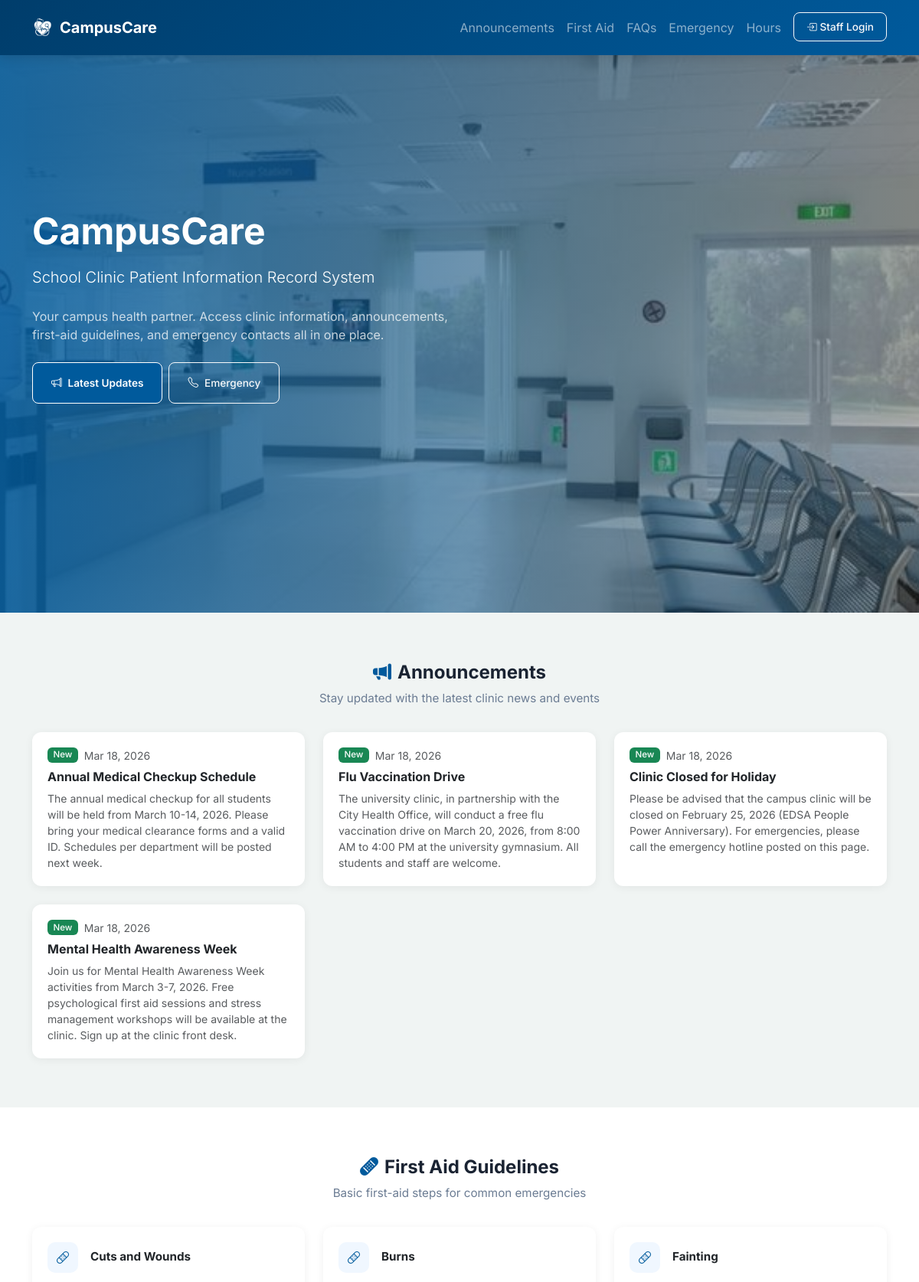
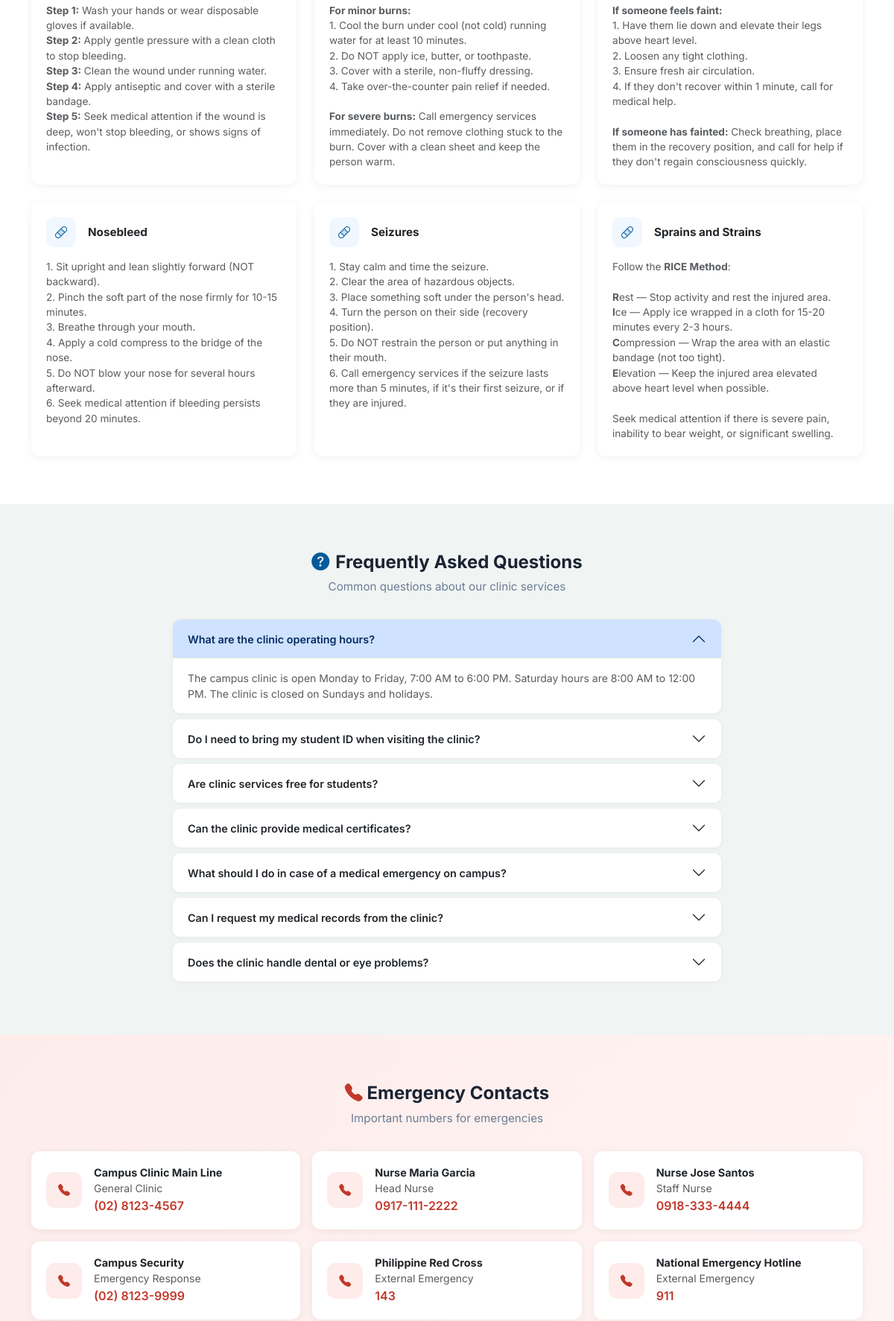
The page / (upper part) on the database its author committed (2 pictures, top to bottom).
### tables this page shows
CREATE TABLE IF NOT EXISTS `announcements` (
  `id` INT(11) NOT NULL AUTO_INCREMENT,
  `title` VARCHAR(200) NOT NULL,
  `content` TEXT NOT NULL,
  `posted_by` INT(11) DEFAULT NULL,
  `status` ENUM('published','draft') NOT NULL DEFAULT 'published',
  `created_at` DATETIME NOT NULL DEFAULT CURRENT_TIMESTAMP,
  `updated_at` DATETIME NOT NULL DEFAULT CURRENT_TIMESTAMP ON UPDATE CURRENT_TIMESTAMP,
  PRIMARY KEY (`id`),
  KEY `fk_announcement_user` (`posted_by`),
  CONSTRAINT `fk_announcement_user` FOREIGN KEY (`posted_by`) REFERENCES `users`(`id`) ON DELETE SET NULL
);

CREATE TABLE IF NOT EXISTS `first_aid_guidelines` (
  `id` INT(11) NOT NULL AUTO_INCREMENT,
  `title` VARCHAR(200) NOT NULL,
  `content` TEXT NOT NULL,
  `sort_order` INT(11) NOT NULL DEFAULT 0,
  `status` ENUM('active','inactive') NOT NULL DEFAULT 'active',
  `created_at` DATETIME NOT NULL DEFAULT CURRENT_TIMESTAMP,
  `updated_at` DATETIME NOT NULL DEFAULT CURRENT_TIMESTAMP ON UPDATE CURRENT_TIMESTAMP,
  PRIMARY KEY (`id`)
);

CREATE TABLE IF NOT EXISTS `faqs` (
  `id` INT(11) NOT NULL AUTO_INCREMENT,
  `question` VARCHAR(500) NOT NULL,
  `answer` TEXT NOT NULL,
  `sort_order` INT(11) NOT NULL DEFAULT 0,
  `status` ENUM('active','inactive') NOT NULL DEFAULT 'active',
  `created_at` DATETIME NOT NULL DEFAULT CURRENT_TIMESTAMP,
  `updated_at` DATETIME NOT NULL DEFAULT CURRENT_TIMESTAMP ON UPDATE CURRENT_TIMESTAMP,
  PRIMARY KEY (`id`)
);

CREATE TABLE IF NOT EXISTS `clinic_emergency_contacts` (
  `id` INT(11) NOT NULL AUTO_INCREMENT,
  `name` VARCHAR(150) NOT NULL,
  `role` VARCHAR(100) DEFAULT NULL,
  `phone_number` VARCHAR(20) NOT NULL,
  `email` VARCHAR(150) DEFAULT NULL,
  `sort_order` INT(11) NOT NULL DEFAULT 0,
  `status` ENUM('active','inactive') NOT NULL DEFAULT 'active',
  `created_at` DATETIME NOT NULL DEFAULT CURRENT_TIMESTAMP,
  PRIMARY KEY (`id`)
);

### config/database.php (called while the page is built, shortened)
<?php
class Database
{
    private static $instance = null;
    private $pdo;
    private function __construct()
    {
        try {
            $dsn = "mysql:host=" . DB_HOST . ";dbname=" . DB_NAME . ";charset=" . DB_CHARSET;
            $options = [
                PDO::ATTR_ERRMODE => PDO::ERRMODE_EXCEPTION,
                PDO::ATTR_DEFAULT_FETCH_MODE => PDO::FETCH_ASSOC,
                PDO::ATTR_EMULATE_PREPARES => false,
            ];
            $this->pdo = new PDO($dsn, DB_USER, DB_PASS, $options);
        }
        catch (PDOException $e) {
            die("Database connection failed: " . $e->getMessage());
        }
    }
    public static function getInstance()
    {
        if (self::$instance === null) {
            self::$instance = new self();
        }
        return self::$instance;
    }
    public function query($sql, $params = [])
    {
        $stmt = $this->pdo->prepare($sql);
        $stmt->execute($params);
        return $stmt;
    }
    public function fetchAll($sql, $params = [])
    {
        return $this->query($sql, $params)->fetchAll();
    }
}

### includes/functions.php (called while the page is built, shortened)
<?php
function e($string)
{
    return htmlspecialchars($string ?? '', ENT_QUOTES, 'UTF-8');
}
function formatDate($date, $format = 'M d, Y')
{
    return date($format, strtotime($date));
}

### index.php (the view, shortened to what this page needs)
<?php
require_once __DIR__ . '/config/database.php';
require_once __DIR__ . '/includes/functions.php';
$db = Database::getInstance();
$announcements = $db->fetchAll("SELECT * FROM announcements WHERE status = 'published' ORDER BY created_at DESC LIMIT 6");
$faqs = $db->fetchAll("SELECT * FROM faqs WHERE status = 'active' ORDER BY sort_order ASC");
$firstAidGuidelines = $db->fetchAll("SELECT * FROM first_aid_guidelines WHERE status = 'active' ORDER BY sort_order ASC");
$emergencyContacts = $db->fetchAll("SELECT * FROM clinic_emergency_contacts WHERE status = 'active' ORDER BY sort_order ASC");
?>
<!DOCTYPE html>
<html lang="en">
<head>
    <link rel="stylesheet" href="<?php echo BASE_URL; ?>/node_modules/bootstrap/dist/css/bootstrap.min.css">
    <link rel="stylesheet" href="<?php echo BASE_URL; ?>/node_modules/bootstrap-icons/font/bootstrap-icons.css">
    <link rel="stylesheet" href="<?php echo BASE_URL; ?>/css/style.css">
</head>
<body>
    <nav class="navbar navbar-expand-lg navbar-dark public-navbar fixed-top" style="box-shadow: 0 2px 15px rgba(0,0,0,0.15);">
        <div class="container">
            <a class="navbar-brand d-flex align-items-center fw-bold" href="#">
                <img src="<?php echo BASE_URL; ?>/assets/logo-main-w.png" alt="<?php echo APP_NAME; ?>" style="width:28px;height:28px;object-fit:contain;" class="me-2"><?php echo APP_NAME; ?>
            </a>
            <div class="collapse navbar-collapse" id="publicNav">
                <ul class="navbar-nav ms-auto">
                    <li class="nav-item"><a class="nav-link" href="#announcements">Announcements</a></li>
                    <li class="nav-item"><a class="nav-link" href="#firstaid">First Aid</a></li>
                    <li class="nav-item"><a class="nav-link" href="#faqs">FAQs</a></li>
                    <li class="nav-item"><a class="nav-link" href="#emergency">Emergency</a></li>
                    <li class="nav-item"><a class="nav-link" href="#hours">Hours</a></li>
                    <li class="nav-item ms-lg-2">
                        <a class="btn btn-outline-light btn-sm px-3" href="<?php echo BASE_URL; ?>/login.php">
                            <i class="bi bi-box-arrow-in-right me-1"></i>Staff Login
                        </a>
                    </li>
                </ul>
            </div>
        </div>
    </nav>
    <section class="public-hero p-0 position-relative overflow-hidden" style="min-height: 100vh;">
        <div id="heroBgCarousel" class="carousel slide carousel-fade position-absolute w-100 h-100" data-bs-ride="carousel" data-bs-interval="3000" style="z-index: 1;">
            <div class="carousel-inner h-100">
                <div class="carousel-item active h-100">
                    <div class="carousel-img-overlay" style="background-image: url('assets/clinic1.jpg');"></div>
                </div>
            </div>
        </div>
        <div class="container position-relative d-flex align-items-center" style="z-index: 2; min-height: 100vh;">
            <div class="row">
                <div class="col-lg-7 text-white">
                    <h1 class="display-5 fw-bold mb-3 animate-fade-in"><?php echo APP_NAME; ?></h1>
                    <p class="lead mb-4 opacity-100 animate-fade-in animate-delay-1"><?php echo APP_TAGLINE; ?></p>
                    <p class="mb-4 opacity-75 animate-fade-in animate-delay-2">
                        Your campus health partner. Access clinic information, announcements, first-aid guidelines, and emergency contacts all in one place.
                    </p>
                    <div class="animate-fade-in animate-delay-3 d-flex flex-column flex-md-row gap-2">
                        <a href="#announcements" class="btn btn-primary btn-md px-4 py-3 fw-semibold border-white d-flex align-items-center justify-content-center">
                            <i class="bi bi-megaphone me-2"></i>Latest Updates
                        </a>
                        <a href="#emergency" class="btn btn-outline-light btn-md px-4 py-3 d-flex align-items-center justify-content-center">
                            <i class="bi bi-telephone me-2"></i>Emergency
                        </a>
                    </div>
                </div>
            </div>
        </div>
    </section>
    <section class="public-section" id="announcements">
        <div class="container">
            <div class="text-center mb-4">
                <h2 class="section-title"><i class="bi bi-megaphone-fill text-primary-cc me-2"></i>Announcements</h2>
                <p class="section-subtitle">Stay updated with the latest clinic news and events</p>
            </div>
            <?php if (empty($announcements)): ?>
            <div class="empty-state"><i class="bi bi-megaphone"></i><p>No announcements at this time.</p></div>
            <?php
else: ?>
            <div class="row g-4">
                <?php foreach ($announcements as $ann): ?>
                <div class="col-md-6 col-lg-4">
                    <div class="public-card card h-100">
                        <div class="card-body">
                            <div class="d-flex align-items-center mb-2">
                                <span class="badge bg-success me-2">New</span>
                                <small class="text-muted"><?php echo formatDate($ann['created_at']); ?></small>
                            </div>
                            <h5 class="card-title fw-bold mb-2" style="font-size: 1rem;"><?php echo e($ann['title']); ?></h5>
                            <p class="card-text text-muted" style="font-size: 0.875rem;"><?php echo e($ann['content']); ?></p>
                        </div>
                    </div>
                </div>
                <?php
    endforeach; ?>
            </div>
            <?php
endif; ?>
        </div>
    </section>
    <section class="public-section" id="firstaid">
        <div class="container">
            <div class="text-center mb-4">
                <h2 class="section-title"><i class="bi bi-bandaid-fill text-primary-cc me-2"></i>First Aid Guidelines</h2>
                <p class="section-subtitle">Basic first-aid steps for common emergencies</p>
            </div>
            <?php if (empty($firstAidGuidelines)): ?>
            <div class="empty-state"><i class="bi bi-bandaid"></i><p>No guidelines available.</p></div>
            <?php
else: ?>
            <div class="row g-4">
                <?php foreach ($firstAidGuidelines as $guide): ?>
                <div class="col-md-6 col-lg-4">
                    <div class="public-card card h-100">
                        <div class="card-body">
                            <div class="d-flex align-items-center mb-3">
                                <div style="width:40px;height:40px;border-radius:10px;background:var(--cc-primary-bg);display:flex;align-items:center;justify-content:center;" class="me-3">
                                    <i class="bi bi-bandaid text-primary-cc"></i>
                                </div>
                                <h5 class="card-title fw-bold mb-0" style="font-size: 0.95rem;"><?php echo e($guide['title']); ?></h5>
                            </div>
                            <div class="text-muted" style="font-size: 0.85rem;"><?php echo $guide['content']; ?></div>
                        </div>
                    </div>
                </div>
                <?php
    endforeach; ?>
            </div>
            <?php
endif; ?>
        </div>
    </section>
    <section class="public-section" id="faqs">
        <div class="container">
            <div class="text-center mb-4">
                <h2 class="section-title"><i class="bi bi-question-circle-fill text-primary-cc me-2"></i>Frequently Asked Questions</h2>
                <p class="section-subtitle">Common questions about our clinic services</p>
            </div>
            <?php if (empty($faqs)): ?>
            <div class="empty-state"><i class="bi bi-question-circle"></i><p>No FAQs available.</p></div>
            <?php
else: ?>
            <div class="row justify-content-center">
                <div class="col-lg-8">
                    <div class="accordion" id="faqAccordion">
                        <?php foreach ($faqs as $i => $faq): ?>
                        <div class="accordion-item border-0 mb-2" style="border-radius: 10px; overflow: hidden; box-shadow: 0 1px 6px rgba(0,0,0,0.05);">
                            <h2 class="accordion-header">
                                <button class="accordion-button <?php echo $i > 0 ? 'collapsed' : ''; ?> fw-semibold" type="button"
                                        data-bs-toggle="collapse" data-bs-target="#faq<?php echo $faq['id']; ?>" style="font-size: 0.9rem;">
                                    <?php echo e($faq['question']); ?>
                                </button>
                            </h2>
                            <div id="faq<?php echo $faq['id']; ?>" class="accordion-collapse collapse <?php echo $i === 0 ? 'show' : ''; ?>" data-bs-parent="#faqAccordion">
                                <div class="accordion-body text-muted" style="font-size: 0.875rem;">
                                    <?php echo e($faq['answer']); ?>
                                </div>
                            </div>
                        </div>
                        <?php
    endforeach; ?>
                    </div>
                </div>
            </div>
            <?php
endif; ?>
        </div>
    </section>
    <section class="public-section" id="emergency" style="background: linear-gradient(135deg, #fdecea, #fff5f5);">
        <div class="container">
            <div class="text-center mb-4">
                <h2 class="section-title"><i class="bi bi-telephone-fill" style="color: var(--cc-danger);"></i> Emergency Contacts</h2>
                <p class="section-subtitle">Important numbers for emergencies</p>
            </div>
            <?php if (empty($emergencyContacts)): ?>
            <div class="empty-state"><i class="bi bi-telephone"></i><p>No emergency contacts listed.</p></div>
            <?php
else: ?>
            <div class="row g-3 justify-content-center">
                <?php foreach ($emergencyContacts as $contact): ?>
                <div class="col-md-6 col-lg-4">
                    <div class="card border-0 h-100" style="border-radius: 12px;">
                        <div class="card-body d-flex align-items-center">
                            <div style="width:48px;height:48px;border-radius:12px;background:var(--cc-danger-bg);display:flex;align-items:center;justify-content:center;flex-shrink:0;" class="me-3">
                                <i class="bi bi-telephone-fill" style="color: var(--cc-danger);"></i>
                            </div>
                            <div>
                                <h6 class="fw-bold mb-0" style="font-size: 0.9rem;"><?php echo e($contact['name']); ?></h6>
                                <?php if ($contact['role']): ?>
                                <small class="text-muted"><?php echo e($contact['role']); ?></small><br>
                                <?php
        endif; ?>
                                <a href="tel:<?php echo e($contact['phone_number']); ?>" class="fw-semibold" style="color: var(--cc-danger);">
                                    <?php echo e($contact['phone_number']); ?>
                                </a>
                            </div>
                        </div>
                    </div>
                </div>
                <?php
    endforeach; ?>
            </div>
            <?php
endif; ?>
        </div>
    </section>
</body>
</html>

### rows shown on the page
announcements: created_at "Mar 18, 2026", title "Annual Medical Checkup Schedule", content "The annual medical checkup for all students will be held from March 10-14, 2026. Please bring your medical clearance forms and a valid ID. Schedules per department will be posted next week."
announcements: created_at "Mar 18, 2026", title "Flu Vaccination Drive", content "The university clinic, in partnership with the City Health Office, will conduct a free flu vaccination drive on March 20, 2026, from 8:00 AM to 4:00 PM at the university gymnasium. All students and staff are welcome."
announcements: created_at "Mar 18, 2026", title "Clinic Closed for Holiday", content "Please be advised that the campus clinic will be closed on February 25, 2026 (EDSA People Power Anniversary). For emergencies, please call the emergency hotline posted on this page."
announcements: created_at "Mar 18, 2026", title "Mental Health Awareness Week", content "Join us for Mental Health Awareness Week activities from March 3-7, 2026. Free psychological first aid sessions and stress management workshops will be available at the clinic. Sign up at the clinic front desk."
first_aid_guidelines: title "Cuts and Wounds", content "Step 1: Wash your hands or wear disposable gloves if available. Step 2: Apply gentle pressure with a clean cloth to stop bleeding. Step 3: Clean the wound under running water. Step 4: Apply antiseptic and cover with a sterile bandage. Step 5: Seek medical attention if the wound is deep, won't stop bleeding, or shows signs of infection."
first_aid_guidelines: title "Burns", content "For minor burns: 1. Cool the burn under cool (not cold) running water for at least 10 minutes. 2. Do NOT apply ice, butter, or toothpaste. 3. Cover with a sterile, non-fluffy dressing. 4. Take over-the-counter pain relief if needed. For severe burns: Call emergency services immediately. Do not remove clothing stuck to the burn. Cover with a clean sheet and keep the person warm."
first_aid_guidelines: title "Fainting", content "If someone feels faint: 1. Have them lie down and elevate their legs above heart level. 2. Loosen any tight clothing. 3. Ensure fresh air circulation. 4. If they don't recover within 1 minute, call for medical help. If someone has fainted: Check breathing, place them in the recovery position, and call for help if they don't regain consciousness quickly."
first_aid_guidelines: title "Nosebleed", content "1. Sit upright and lean slightly forward (NOT backward). 2. Pinch the soft part of the nose firmly for 10-15 minutes. 3. Breathe through your mouth. 4. Apply a cold compress to the bridge of the nose. 5. Do NOT blow your nose for several hours afterward. 6. Seek medical attention if bleeding persists beyond 20 minutes."
first_aid_guidelines: title "Seizures", content "1. Stay calm and time the seizure. 2. Clear the area of hazardous objects. 3. Place something soft under the person's head. 4. Turn the person on their side (recovery position). 5. Do NOT restrain the person or put anything in their mouth. 6. Call emergency services if the seizure lasts more than 5 minutes, if it's their first seizure, or if they are injured."
first_aid_guidelines: title "Sprains and Strains", content "Follow the RICE Method : R est — Stop activity and rest the injured area. I ce — Apply ice wrapped in a cloth for 15-20 minutes every 2-3 hours. C ompression — Wrap the area with an elastic bandage (not too tight). E levation — Keep the injured area elevated above heart level when possible. Seek medical attention if there is severe pain, inability to bear weight, or significant swelling."
faqs: question "What are the clinic operating hours?", answer "The campus clinic is open Monday to Friday, 7:00 AM to 6:00 PM. Saturday hours are 8:00 AM to 12:00 PM. The clinic is closed on Sundays and holidays."
faqs: question "Do I need to bring my student ID when visiting the clinic?"
faqs: question "Are clinic services free for students?"
faqs: question "Can the clinic provide medical certificates?"
faqs: question "What should I do in case of a medical emergency on campus?"
faqs: question "Can I request my medical records from the clinic?"
faqs: question "Does the clinic handle dental or eye problems?"
clinic_emergency_contacts: name "Campus Clinic Main Line", role "General Clinic", phone_number "(02) 8123-4567"
clinic_emergency_contacts: name "Nurse Maria Garcia", role "Head Nurse", phone_number "0917-111-2222"
clinic_emergency_contacts: name "Nurse Jose Santos", role "Staff Nurse", phone_number "0918-333-4444"
clinic_emergency_contacts: name "Campus Security", role "Emergency Response", phone_number "(02) 8123-9999"
clinic_emergency_contacts: name "Philippine Red Cross", role "External Emergency", phone_number "143"
clinic_emergency_contacts: name "National Emergency Hotline", role "External Emergency", phone_number "911"

### other values the page prints
APP_NAME "CampusCare"
APP_TAGLINE "School Clinic Patient Information Record System"
